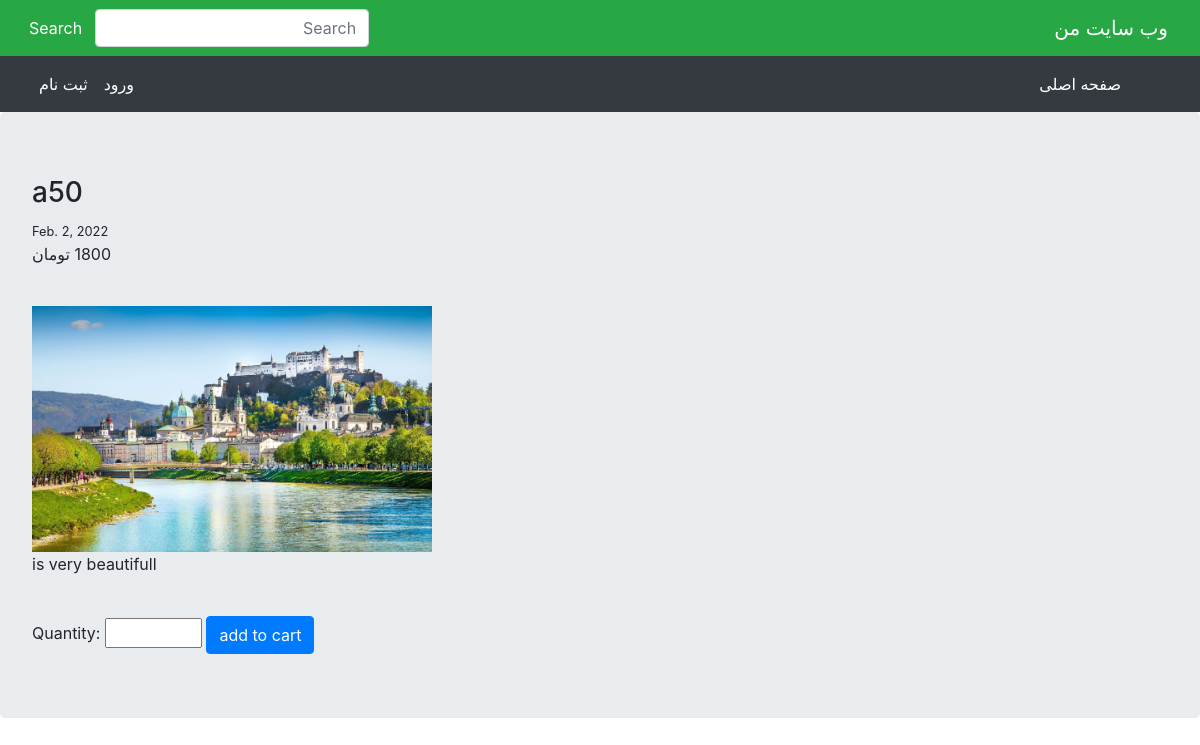
The page /productdetail/a50/ on the database its author committed.
### shop/models.py (models this page shows, shortened)
class Product(models.Model):
    category = models.ManyToManyField(
        Category, related_name='products')
    name = models.CharField(max_length=200)
    slug = models.SlugField(max_length=200)
    image = models.ImageField(upload_to='product/')
    description = models.TextField()
    price = models.DecimalField(max_digits=10, decimal_places=0)
    available = models.BooleanField(default=True)
    created = models.DateField(auto_now_add=True)
    updated = models.DateField(auto_now=True)
    class Meta:
        ordering = ('name',)

### shop/views.py (the view)
# urls.py: path('productdetail/<slug:slug>/',product_detail, name='productdetail') ,
def product_detail(request , slug):
    product = get_object_or_404(Product, slug = slug)
    form = CartAddForm()
    return render(request , 'shop/product_detail.html' , {'product':product , 'form':form})

### cart/forms.py
class CartAddForm(forms.Form):
    quantity = forms.IntegerField(max_value=100, min_value=1)

### shop/templates/shop/product_detail.html (shortened to what this page needs)
{% extends "base.html" %}
{% block content %}
<h3>{{product.name}}</h3>
<small>{{product.created}}</small><P>{{product.price}} تومان</P><br>
<img src="{{product.image.url}}" alt=""  width='400px' heigh='400px'>
<p>{{product.description}}</p>
<br>
<form action="{% url 'cart:cart_add' product_id=product.id %}" method="post" dir="ltr">
    {{form}}
    <input type="submit" value="add to cart" class="btn btn-primary">
</form>
{% endblock content %}

### rows shown on the page
Product: name "a50", created "Feb. 2, 2022", price "1800", image (picture), description "is very beautifull"
